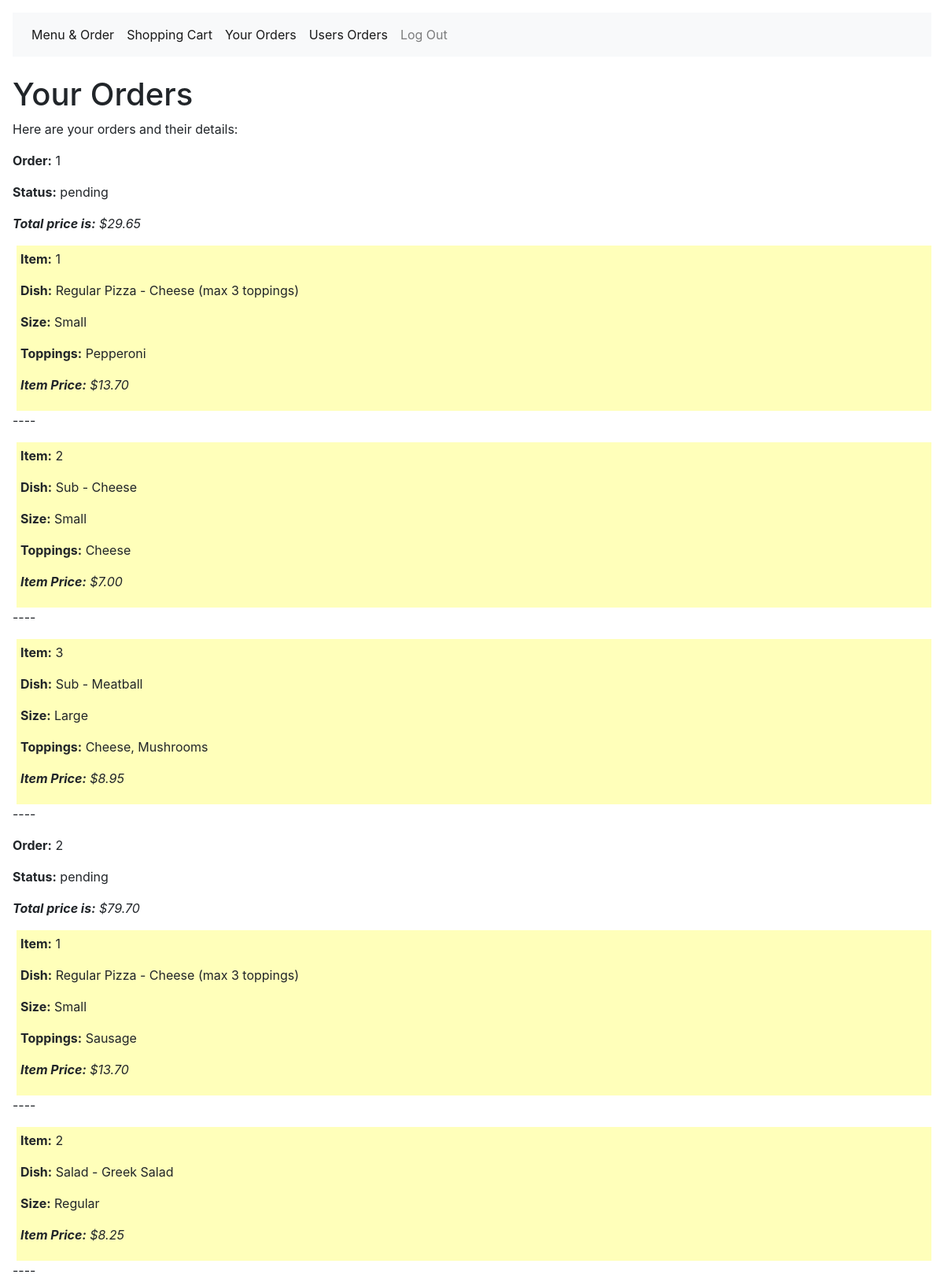
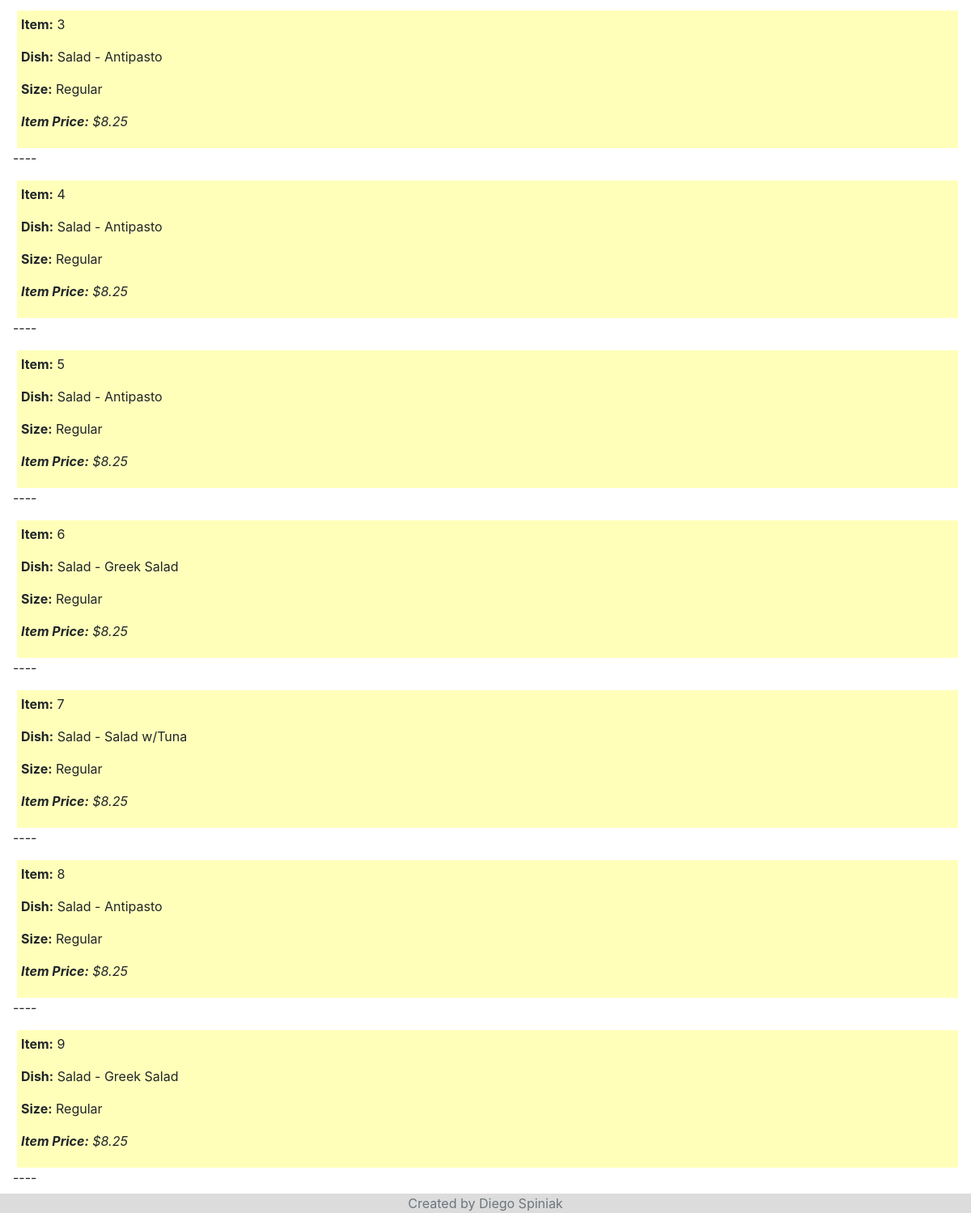
Before: /your_orders (signed in) with the older database file (2 pictures, top to bottom).
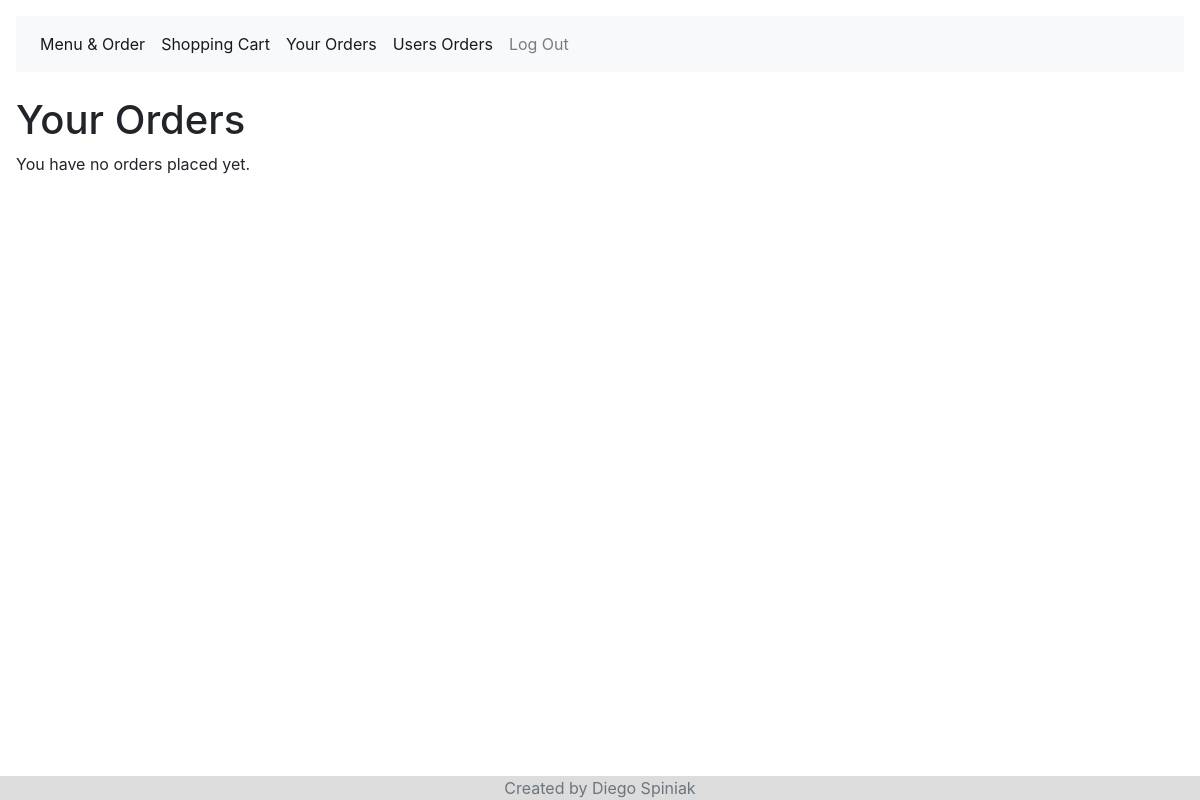
After: the same page with the newer database file.
### orders/models.py (models this page shows, shortened)
class ShoppingCart(models.Model):
    status_choices = (
        ("unconfirmed", "unconfirmed"),
        ("pending", "pending"),
        ("complete", "complete")
    )
    username = models.ForeignKey(User, on_delete=models.CASCADE)
    orders = models.ManyToManyField(Order)
    total_price = models.DecimalField(max_digits=6, decimal_places=2)
    status = models.CharField(
        max_length = 20,
        choices = status_choices,
        default = 'unconfirmed'
        )

class Order(models.Model):
    username = models.ForeignKey(User, on_delete=models.CASCADE)
    food_type = models.ForeignKey(FoodType, on_delete=models.CASCADE)
    size = models.ForeignKey(Size, blank=True, on_delete=models.CASCADE)
    toppings = models.ManyToManyField(Topping, blank=True)
    order_price = models.DecimalField(max_digits=6, decimal_places=2, default=0)

class FoodType(models.Model):
    category = models.CharField(max_length=20)
    base = models.CharField(max_length=30)
    toppings = models.ManyToManyField(Topping, blank=True)
    size = models.ManyToManyField(Size)

class Size(models.Model):
    size = models.CharField(max_length=10)

class Topping(models.Model):
    topping = models.CharField(max_length=20)
    def __str__(self):
        return f"{self.topping}"

### orders/views.py (the view)
# urls.py: path("your_orders", views.your_orders,name="your_orders"),
def your_orders(request):
    if request.user.is_authenticated:
        username=request.user
        shopping_carts = ShoppingCart.objects.filter(username=username).exclude(status="unconfirmed")
        if request.method == "GET":
            context = {
                "shopping_carts": shopping_carts
                }
            return render(request, "your_orders.html", context)
    else:
        return HttpResponseRedirect(reverse("login"), {"message": "please login before making an order"})

### orders/templates/your_orders.html (shortened to what this page needs)
{% extends "base.html" %}
{% load static %}
{% block content %}
  <h1>Your Orders</h1>
  {% if shopping_carts %}
    <p>Here are your orders and their details:</p>
    <div class="shopping_cart">
    {% for shopping_cart in shopping_carts %}
      <p><b>Order:</b> {{ forloop.counter }} </p>
      <p><b>Status:</b> {{ shopping_cart.status }} </p>
      <p><b><i>Total price is:</b> ${{shopping_cart.total_price}}</i></p>
    </div>
      {% for order in shopping_cart.orders.all %}
      <div class="order">
      <p><b>Item:</b> {{ forloop.counter }}</p>
        <p><b>Dish:</b> {{order.food_type.category}} - {{order.food_type.base}}</p>
        <p><b>Size:</b> {{order.size.size}}</p>
        {% if order.toppings.all %}
          <p><b>Toppings:</b> {{ order.toppings.all|join:", " }}</p>
        {% endif %}
        <p><b><i>Item Price:</b> ${{order.order_price}}</i></p>
      </div>
      <p> ---- </p>
      {% endfor %}
    {% endfor %}
  {% else %}
    <p>You have no orders placed yet.</p>
  {% endif %}
{% endblock %}

### orders/templates/base.html (shortened to what this page needs)
<!DOCTYPE html>
<html>
  <head>
    <link href="/static/styles.css" rel="stylesheet">
    <link href="https://stackpath.bootstrapcdn.com/bootstrap/4.1.3/css/bootstrap.min.css" rel="stylesheet">
    <link rel="stylesheet" href="https://stackpath.bootstrapcdn.com/bootstrap/4.4.1/css/bootstrap.min.css">
  </head>
    <body>
      <nav class="navbar navbar-expand-lg navbar-light bg-light">
        <ul class="navbar-nav">
          <li class="nav-item active">
            <a class="nav-link" id="index_link" href="/">Menu & Order</a>
          </li>
          <li class="nav-item active">
            <a class="nav-link" id="shopping_link" href="/shopping_cart">Shopping Cart</a>
          </li>
          <li class="nav-item active">
            <a class="nav-link" id="your_orders_link" href="/your_orders">Your Orders</a>
          </li>
          {% if request.user.is_superuser %}
          <li class="nav-item active">
            <a class="nav-link" id="users_orders" href="/users_orders">Users  Orders</a>
          </li>
          {% endif %}
          {% if user.is_authenticated %}
            <li class="nav-item">
              <a class="nav-link" href="/logout">Log Out</a>
            </li>
          {% endif %}
        </ul>
      </nav>
      <br>
      {% block content %}{% endblock %}
      <footer class="footer">
        <div class="container">
          <span class="text-muted">Created by Diego Spiniak</span>
        </div>
      </footer>
    </body>
</html>

### orders/static/styles.css (style rules this page uses)
body { padding: 1em; }
footer { position: fixed; left: 0; bottom: 0; width: 100%; color: #696969; background-color: #DCDCDC; text-align: center; }

Changed rows visible on the page:
removed ShoppingCart: status "pending", total_price "29.65"
removed Order: food_type.category "Regular Pizza", food_type.base "Cheese (max 3 toppings)", size.size "Small", toppings.all "Pepperoni", order_price "13.70", shown under "pending"
removed Order: food_type.category "Sub", food_type.base "Cheese", size.size "Small", toppings.all "Cheese", order_price "7.00", shown under "pending"
removed Order: food_type.category "Sub", food_type.base "Meatball", size.size "Large", toppings.all "Cheese, Mushrooms", order_price "8.95", shown under "pending"
removed ShoppingCart: status "pending", total_price "79.70"
removed Order: food_type.category "Regular Pizza", food_type.base "Cheese (max 3 toppings)", size.size "Small", toppings.all "Sausage", order_price "13.70", shown under "pending"
removed Order: food_type.category "Salad", food_type.base "Greek Salad", size.size "Regular", order_price "8.25", shown under "pending"
removed Order: food_type.category "Salad", food_type.base "Antipasto", size.size "Regular", order_price "8.25", shown under "pending"
removed Order: food_type.category "Salad", food_type.base "Antipasto", size.size "Regular", order_price "8.25", shown under "pending"
removed Order: food_type.category "Salad", food_type.base "Antipasto", size.size "Regular", order_price "8.25", shown under "pending"
removed Order: food_type.category "Salad", food_type.base "Greek Salad", size.size "Regular", order_price "8.25", shown under "pending"
removed Order: food_type.category "Salad", food_type.base "Salad w/Tuna", size.size "Regular", order_price "8.25", shown under "pending"
removed Order: food_type.category "Salad", food_type.base "Antipasto", size.size "Regular", order_price "8.25", shown under "pending"
removed Order: food_type.category "Salad", food_type.base "Greek Salad", size.size "Regular", order_price "8.25", shown under "pending"
Other visible differences:
text no longer shown: "Here are your orders and their details:"
text now shown: "You have no orders placed yet."
